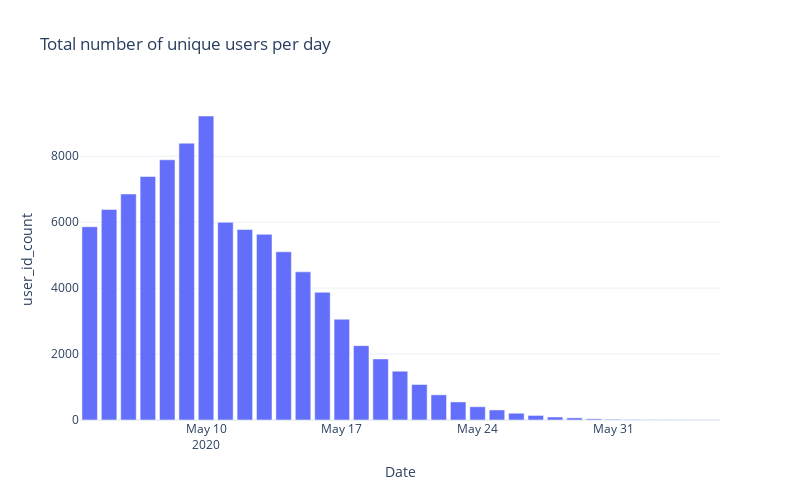

The code cell stored with this chart in its notebook:
### Markdown cell above
В нашей игре уже достаточно приличное количество пользователей, которые, видимо, довольно много кликают - в среднем на пользователя приходится по 10 событий. Видимо, многие из них строят несколько космопортов или сборочных цехов за раз.

Другое интересное наблюдение - количество событий в день. У нас в начале периода явно есть много активности - игроки строят здания. Потом что-то происходит с 10 на 11 мая и количество построек в день резко падает, но у нас начинают появляться участники, которые завершили уровень.

Посмотрим, какое у нас количество уникальных пользователей в день.

### Code cell
df_temp = (
    pd.pivot_table(
        data=df_actions.astype({'event_datetime': 'datetime64[D]'}),
        index='event_datetime',
        values='user_id',
        aggfunc='nunique'
    )
    .reset_index()
    .set_axis(['day_event', 'user_id_count'], axis=1)
    .rename_axis('index', axis=1)
)

fig = px.bar(
    df_temp,
    x='day_event',
    y='user_id_count',
    title='Total number of unique users per day',
    labels=dict(
        event_count='Number of unique users',
        day_event='Date'
    ),
    width=FIG_WIDTH*100,
    height=FIG_HEIGHT*100,
    template='plotly_white'
)
fig.update_layout(
    legend=dict(
        orientation="h",
        yanchor='top', y=1.1, x=0
    )
)
fig.show()

### Figure 1 — Plotly figure (JSON) as saved in the notebook; plotly's stock layout.template omitted (floating-point values rounded to 4 significant figures)
{"data": [{"alignmentgroup": "True", "hovertemplate": "Date=%{x}<br>user_id_count=%{y}<extra></extra>", "legendgroup": "", "marker": {"color": "#636efa", "pattern": {"shape": ""}}, "name": "", "offsetgroup": "", "orientation": "v", "showlegend": false, "textposition": "auto", "type": "bar", "x": ["2020-05-04T00:00:00", "2020-05-05T00:00:00", "2020-05-06T00:00:00", "2020-05-07T00:00:00", "2020-05-08T00:00:00", "2020-05-09T00:00:00", "2020-05-10T00:00:00", "2020-05-11T00:00:00", "2020-05-12T00:00:00", "2020-05-13T00:00:00", "2020-05-14T00:00:00", "2020-05-15T00:00:00", "2020-05-16T00:00:00", "2020-05-17T00:00:00", "2020-05-18T00:00:00", "2020-05-19T00:00:00", "2020-05-20T00:00:00", "2020-05-21T00:00:00", "2020-05-22T00:00:00", "2020-05-23T00:00:00", "2020-05-24T00:00:00", "2020-05-25T00:00:00", "2020-05-26T00:00:00", "2020-05-27T00:00:00", "2020-05-28T00:00:00", "2020-05-29T00:00:00", "2020-05-30T00:00:00", "2020-05-31T00:00:00", "2020-06-01T00:00:00", "2020-06-02T00:00:00", "2020-06-03T00:00:00", "2020-06-04T00:00:00", "2020-06-05T00:00:00"], "xaxis": "x", "y": [5860, 6382, 6854, 7384, 7891, 8394, 9219, 5995, 5776, 5632, 5102, 4493, 3874, 3056, 2255, 1852, 1480, 1077, 764, 549, 402, 305, 205, 139, 91, 65, 36, 22, 16, 11, 9, 7, 4], "yaxis": "y"}], "layout": {"barmode": "relative", "height": 500, "legend": {"orientation": "h", "tracegroupgap": 0, "x": 0, "y": 1.1, "yanchor": "top"}, "title": {"text": "Total number of unique users per day"}, "width": 800, "xaxis": {"anchor": "y", "domain": [0, 1], "title": {"text": "Date"}}, "yaxis": {"anchor": "x", "domain": [0, 1], "title": {"text": "user_id_count"}}}}
